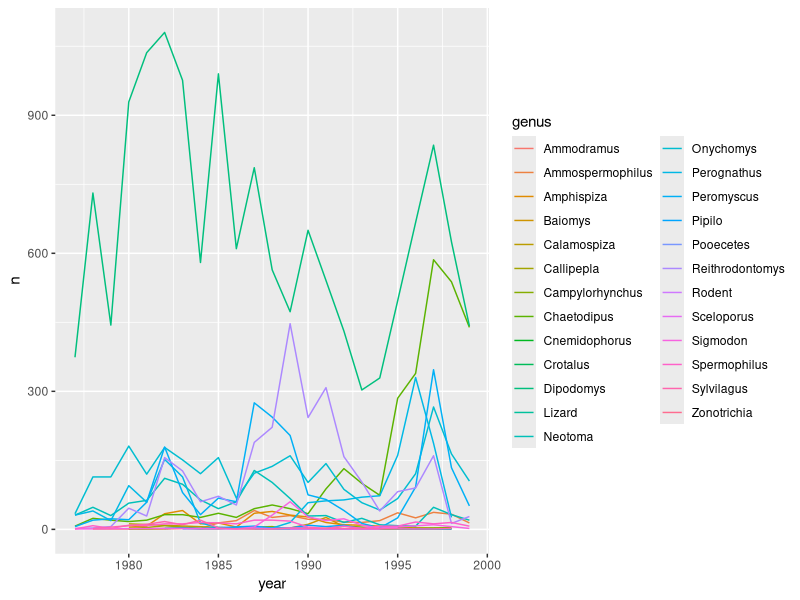

Reproduce this figure in R.
## ---- chunk 1
library(dplyr)
library(ggplot2)
library(knitr)
surveys <- read.csv('../clean_data/portal_data_joined.csv')
## ---- chunk 2
kable(head(surveys))
## ---- chunk 3
surveys %>% count(taxa) %>% kable()
## ---- chunk 4
yearly_counts <- surveys %>%
  count(year, genus)

kable(head(yearly_counts))
## ---- chunk 5
ggplot(data = yearly_counts, mapping = aes(x = year, y = n, color = genus)) +
    geom_line()
